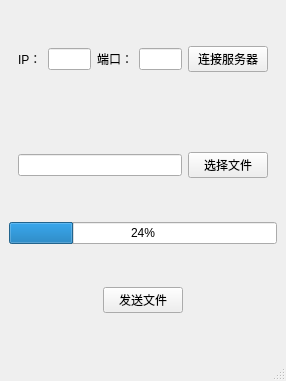
<?xml version="1.0" encoding="UTF-8"?>
<ui version="4.0">
 <class>MainWindow</class>
 <widget class="QMainWindow" name="MainWindow">
  <property name="geometry">
   <rect>
    <x>0</x>
    <y>0</y>
    <width>286</width>
    <height>381</height>
   </rect>
  </property>
  <property name="windowTitle">
   <string>MainWindow</string>
  </property>
  <widget class="QWidget" name="centralwidget">
   <layout class="QVBoxLayout" name="verticalLayout">
    <item>
     <widget class="QWidget" name="widget" native="true">
      <layout class="QHBoxLayout" name="horizontalLayout">
       <item>
        <widget class="QLabel" name="label">
         <property name="text">
          <string>IP：</string>
         </property>
        </widget>
       </item>
       <item>
        <widget class="QLineEdit" name="ip"/>
       </item>
       <item>
        <widget class="QLabel" name="label_2">
         <property name="text">
          <string>端口：</string>
         </property>
        </widget>
       </item>
       <item>
        <widget class="QLineEdit" name="port"/>
       </item>
       <item>
        <widget class="QPushButton" name="connect_server">
         <property name="text">
          <string>连接服务器</string>
         </property>
        </widget>
       </item>
      </layout>
     </widget>
    </item>
    <item>
     <widget class="QWidget" name="widget_2" native="true">
      <layout class="QHBoxLayout" name="horizontalLayout_2">
       <item>
        <widget class="QLineEdit" name="file_path"/>
       </item>
       <item>
        <widget class="QPushButton" name="sel_file">
         <property name="text">
          <string>选择文件</string>
         </property>
        </widget>
       </item>
      </layout>
     </widget>
    </item>
    <item>
     <widget class="QProgressBar" name="progressBar">
      <property name="value">
       <number>24</number>
      </property>
     </widget>
    </item>
    <item>
     <widget class="QWidget" name="widget_3" native="true">
      <layout class="QHBoxLayout" name="horizontalLayout_3">
       <item>
        <spacer name="horizontalSpacer">
         <property name="orientation">
          <enum>Qt::Horizontal</enum>
         </property>
         <property name="sizeHint" stdset="0">
          <size>
           <width>76</width>
           <height>20</height>
          </size>
         </property>
        </spacer>
       </item>
       <item>
        <widget class="QPushButton" name="send_file">
         <property name="text">
          <string>发送文件</string>
         </property>
        </widget>
       </item>
       <item>
        <spacer name="horizontalSpacer_2">
         <property name="orientation">
          <enum>Qt::Horizontal</enum>
         </property>
         <property name="sizeHint" stdset="0">
          <size>
           <width>76</width>
           <height>20</height>
          </size>
         </property>
        </spacer>
       </item>
      </layout>
     </widget>
    </item>
   </layout>
  </widget>
  <widget class="QMenuBar" name="menubar">
   <property name="geometry">
    <rect>
     <x>0</x>
     <y>0</y>
     <width>286</width>
     <height>21</height>
    </rect>
   </property>
  </widget>
  <widget class="QStatusBar" name="statusbar"/>
 </widget>
 <resources/>
 <connections/>
</ui>
